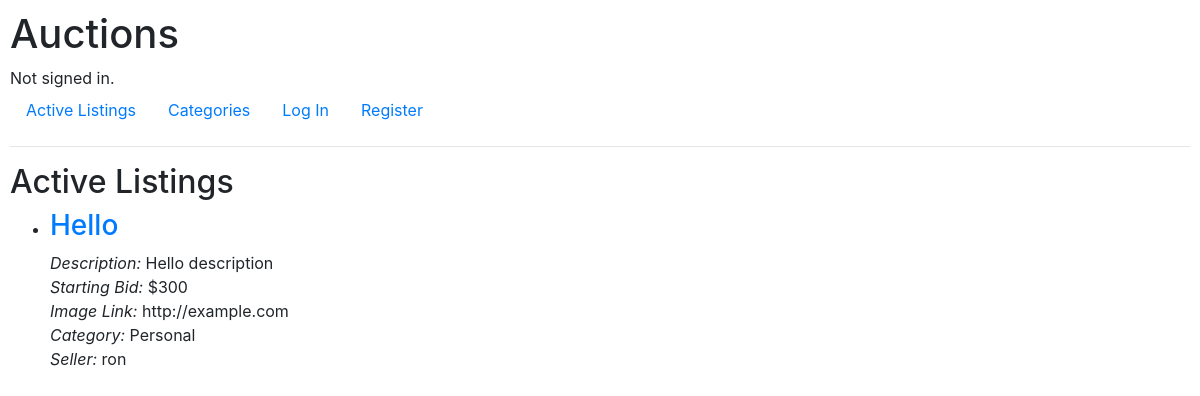
The page / on the database its author committed.
### auctions/models.py (models this page shows, shortened)
class AuctionListing(models.Model):
    title = models.CharField(max_length=64)
    description = models.TextField()
    starting_bid = models.IntegerField()
    image = models.URLField()
    category = models.CharField(max_length=64)
    seller = models.ForeignKey(User, on_delete=models.CASCADE, related_name="goods")

class User(AbstractUser):
    pass

### auctions/views.py (the view)
# urls.py: path("", views.index, name="index"),
def index(request):
    auction_listings = AuctionListing.objects.all()
    return render(request, "auctions/index.html", {
        "auction_listings": auction_listings
    })

### auctions/templates/auctions/index.html
{% extends "auctions/layout.html" %}
{% block body %}
    <h2>Active Listings</h2>
    <ul>
        {% for listing in auction_listings %}
            <li>
                <h3><a href="{% url 'listing' listing.id %}">{{ listing.title }}</a></h3>
                <p>
                    <em>Description:</em> {{ listing.description }}<br>
                    <em>Starting Bid:</em> ${{ listing.starting_bid}}<br>
                    <em>Image Link:</em> {{ listing.image }}<br>
                    <em>Category:</em> {{ listing.category }}<br>
                    <em>Seller:</em> {{ listing.seller }}
                </p>
            </li>
        {% empty %}
            <li>No active listings.</li>
        {% endfor %}
    </ul>
{% endblock %}

### auctions/static/auctions/styles.css (style rules this page uses)
body { padding: 10px; }

### rows shown on the page
AuctionListing: title "Hello", description "Hello description", starting_bid "300", image "http://example.com", category "Personal", seller "ron"
